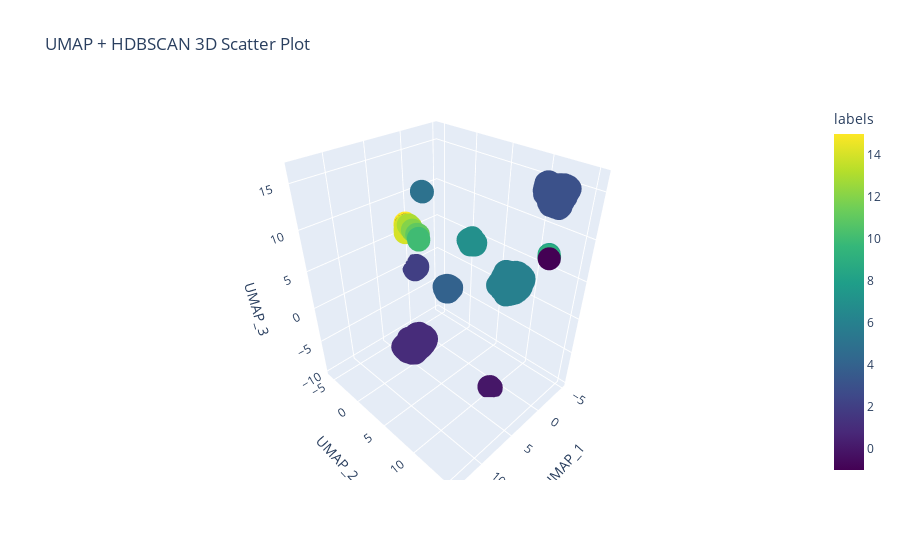

Write notebook code for a chart like this one.
### Code cell
# HDBSCAN clustering
hdbscan = HDBSCAN(min_cluster_size=df_umap.shape[1] * 2, cluster_selection_epsilon=1)
yhat = model.fit_predict(df_umap)

# Add the new 'labels' column
df_umap['labels'] = yhat

# Create 3D scatter plot
fig = go.Figure(data=[go.Scatter3d(
    x=df_umap['UMAP_1'],
    y=df_umap['UMAP_2'],
    z=df_umap['UMAP_3'],
    mode='markers',
    marker=dict(
        color=df_umap['labels'],
        colorscale='Viridis',
        colorbar=dict(title='labels')
    )
)])

fig.update_layout(scene=dict(xaxis_title='UMAP_1', yaxis_title='UMAP_2', zaxis_title='UMAP_3'),
                  title='UMAP + HDBSCAN 3D Scatter Plot')

fig.show()

### Figure 1 — Plotly figure (JSON) as saved in the notebook; plotly's stock layout.template omitted (floating-point values rounded to 4 significant figures; data arrays with more than 128 entries replaced by an {"elided": "..."} marker saying what was removed)
{"data": [{"marker": {"color": {"elided": "3031 int values"}, "colorbar": {"title": {"text": "labels"}}, "colorscale": [[0, "#440154"], [0.1111, "#482878"], [0.2222, "#3e4989"], [0.3333, "#31688e"], [0.4444, "#26828e"], [0.5556, "#1f9e89"], [0.6667, "#35b779"], [0.7778, "#6ece58"], [0.8889, "#b5de2b"], [1, "#fde725"]]}, "mode": "markers", "type": "scatter3d", "x": {"elided": "3031 float values"}, "y": {"elided": "3031 float values"}, "z": {"elided": "3031 float values"}}], "layout": {"autosize": true, "scene": {"aspectmode": "auto", "aspectratio": {"x": 0.8542, "y": 0.975, "z": 1.201}, "xaxis": {"title": {"text": "UMAP_1"}, "type": "linear"}, "yaxis": {"title": {"text": "UMAP_2"}, "type": "linear"}, "zaxis": {"title": {"text": "UMAP_3"}, "type": "linear"}}, "title": {"text": "UMAP + HDBSCAN 3D Scatter Plot"}}}
